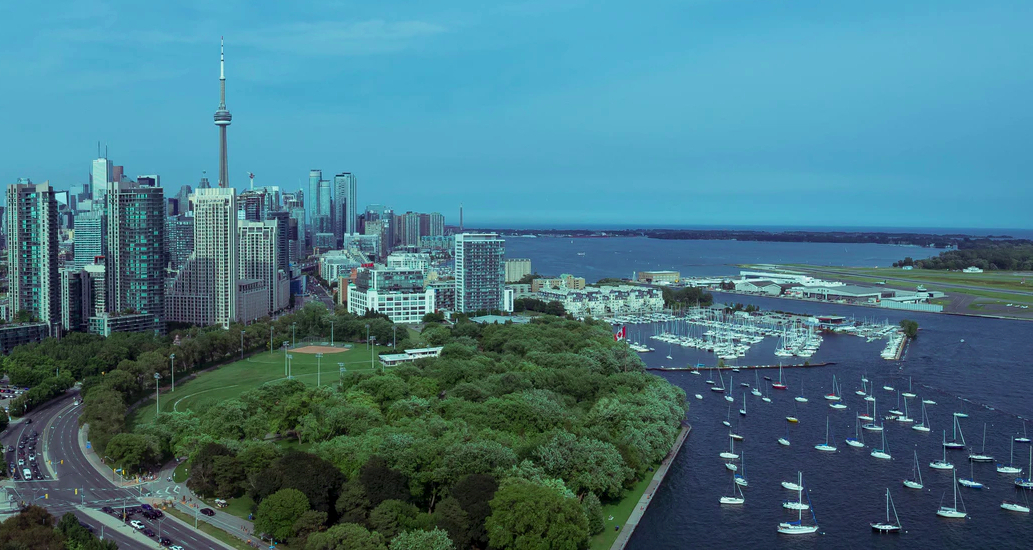
#> input picture panaroma/right.jpg, 1033 x 550 px
$ python iec2017048.py
#> lines starting #> are read from the running program, lines starting #| are printed output that depends on the picture
import cv2
import numpy as np
import matplotlib.pyplot as plt

#loading right and left images
r_raw = cv2.imread('right.jpg')
#> r_raw is the input picture: shape (550, 1033, 3); mean B, G, R 131.9, 118.9, 70.6
r_img = cv2.cvtColor(r_raw,cv2.COLOR_BGR2GRAY)
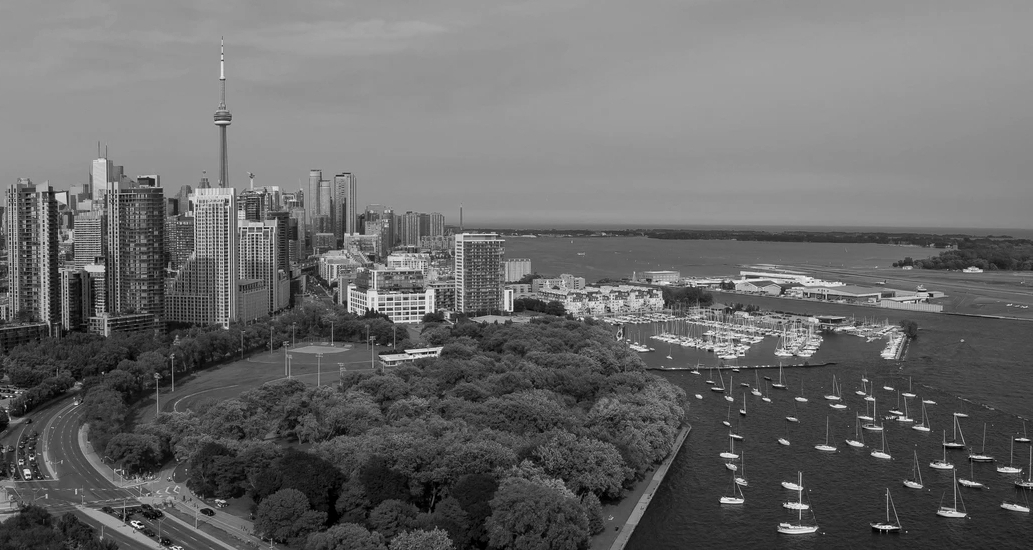
#> r_img: shape (550, 1033); min 0, max 244, mean 105.9
l_raw = cv2.imread('left.jpg')
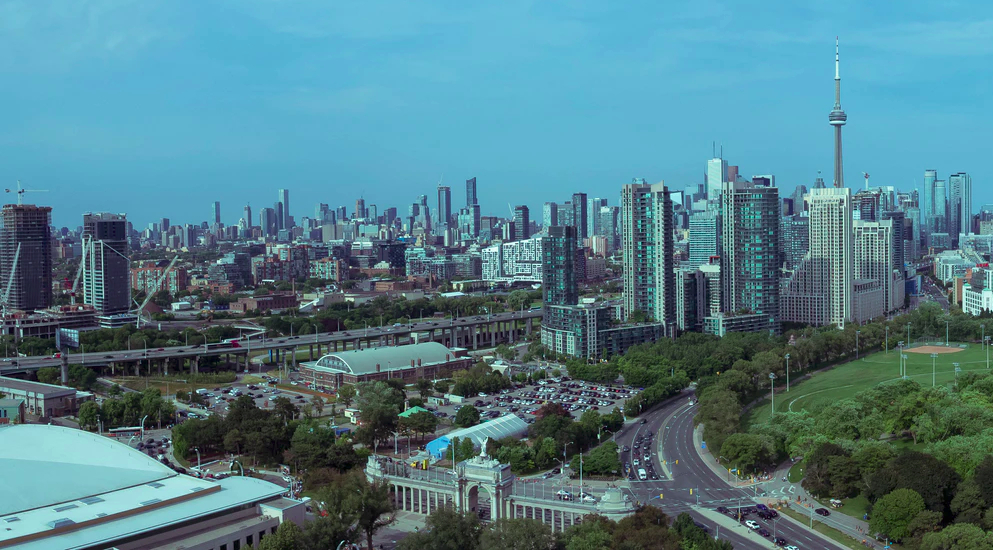
#> input picture panaroma/left.jpg, 993 x 550 px
#> l_raw is the input picture: shape (550, 993, 3); mean B, G, R 136.4, 125.5, 82
l_img = cv2.cvtColor(l_raw,cv2.COLOR_BGR2GRAY)
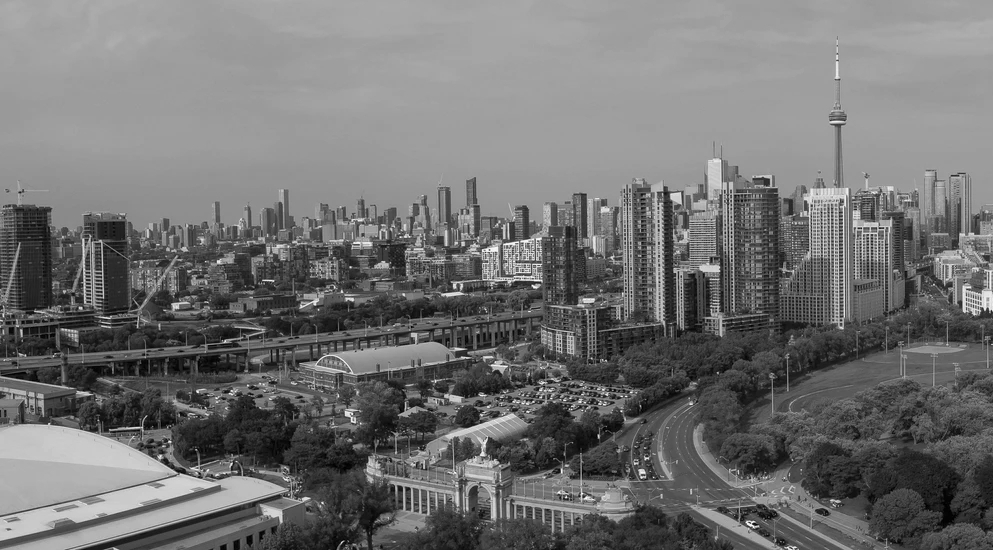
#> l_img: shape (550, 993); min 0, max 253, mean 113.7
print('loading images')

#generating keypoints and descriptors for right and left images
sift = cv2.xfeatures2d.SIFT_create()
kp1, des1 = sift.detectAndCompute(r_img,None)
#> kp1 = 2920 keypoints; strongest (x, y, size): (139, 524, 1.8), (724, 500, 4.7), (699, 396, 3), (742, 412, 2.1)
kp2, des2 = sift.detectAndCompute(l_img,None)
#> kp2 = 4141 keypoints; strongest (x, y, size): (170, 442, 1.9), (197, 391, 1.9), (598, 436, 2.1), (584, 496, 1.9)
print('generating keypoints and descriptors')

#Using bfMatcher for matching correspondence between both images
bf = cv2.BFMatcher()
matches = bf.knnMatch(des1,des2,k=2)
#> matches = 2920 matches
print('generating correspondence with BFMatcher')

#filtering matches to obtain the best ones
good = []
for m in matches:
    if m[0].distance < 0.5*m[1].distance:
        good.append(m)
#> after the loop, good = 1199 matches
matches = np.asarray(good)

#generating homography matrix
if len(matches[:,0]) >= 4:
    src = np.float32([ kp1[m.queryIdx].pt for m in matches[:,0] ]).reshape(-1,1,2)
#> src = 1199 rows, first 8: [3.47, 450.9], [3.47, 450.9], [4.13, 281], [4.72, 512.4], [6.31, 253.7], [6.31, 253.7], [6.75, 316], [6.86, 308.6]
    dst = np.float32([ kp2[m.trainIdx].pt for m in matches[:,0] ]).reshape(-1,1,2)
#> dst = 1199 rows, first 8: [618.4, 450.9], [618.4, 450.9], [619.2, 281], [619.7, 512.4], [621.3, 253.7], [621.3, 253.7], [621.7, 316], [621.9, 308.6]
    H, masked = cv2.findHomography(src, dst, cv2.RANSAC, 5.0)
#> H = [[1, 1.45e-06, 615], [-4.55e-05, 1, 0.0103], [-1.08e-07, -4.97e-09, 1]]; masked = 1199 values from 1 to 1
    print('generating homography matrix')
#print H
else:
    raise AssertionError('Can’t find enough keypoints.')

#stitching images together
dst = cv2.warpPerspective(r_raw,H,(l_raw.shape[1] + r_raw.shape[1], l_raw.shape[0]))
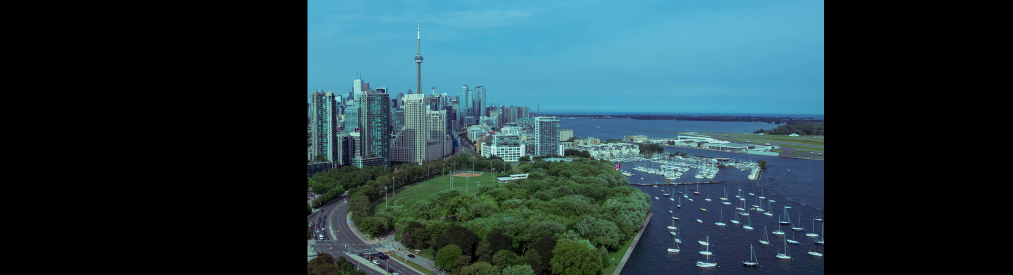
#> dst: shape (550, 2026, 3) (shown at 1/2 size); mean B, G, R 67.3, 60.6, 36
print('Stitching images together')
plt.imshow(dst),plt.title('Warped Image')
plt.show()
plt.figure()
dst[0:min(l_raw.shape[0],r_raw.shape[0]), 0:min(l_raw.shape[1],r_raw.shape[1])] = l_raw
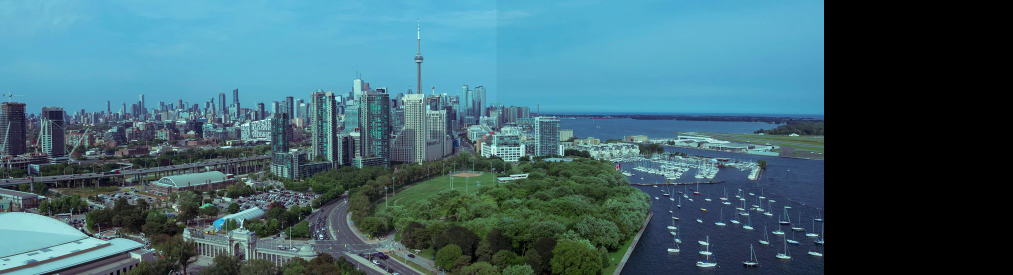
#> dst: shape (550, 2026, 3) (shown at 1/2 size); mean B, G, R 111.6, 100.9, 63
cv2.imwrite('output.jpg',dst)
plt.imshow(dst)
plt.show()

print('output Image saved')
